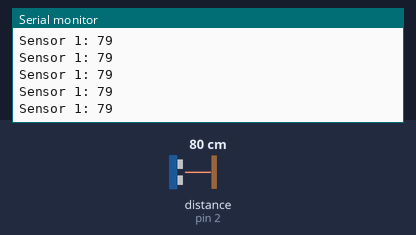
This sketch was run on a simulated Arduino Uno, built with avr-gcc and run on an emulated ATmega328P. On the bench: the last lines printed to the serial monitor. Wiring (inferred from the names in the program): ultrasonic range finder: trigger pin 3; echo pin 2. The test bench sets the inputs (shaded band); at power-on: distance to the obstacle (sensor on pin 2) 80 cm. The echo pulse lasts 58.3 µs per cm.

Above: at 2.2 s.
2.3 s: distance to the obstacle (sensor on pin 2) set to 2 cm
At 2.9 s:
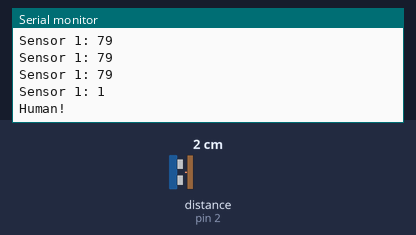
3.9 s: distance to the obstacle (sensor on pin 2) set to 4 cm
At 3.91 s:
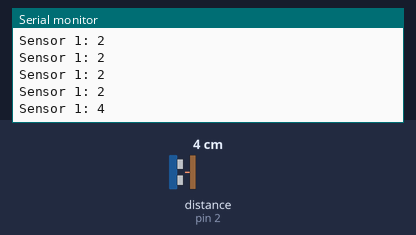
5.4 s: distance to the obstacle (sensor on pin 2) set to 35 cm
At 5.42 s:
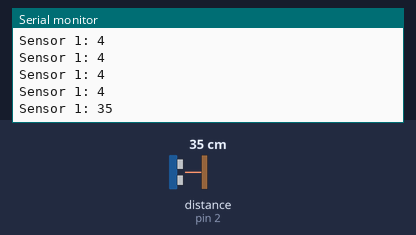
Timing chart, 0 to 8.4 s (numbered marks = the images above; inputs shaded):
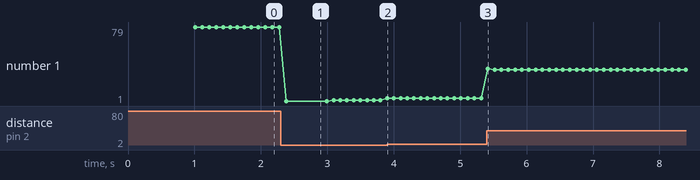

Measured:
- after the input at 2.3 s, the serial monitor: prints a new line after 0.08 s (image 1)
- after the input at 3.9 s, the serial monitor: prints a new line at once (image 2)
- after the input at 5.4 s, the serial monitor: prints a new line at once (image 3)
- plotted number 1: 79 → 2 after the input at 2.3 s, 2 → 4 after the input at 3.9 s, 4 → 34 after the input at 5.4 s

The sketch:

ultrasonic.ino.ino
```cpp
#include "SoftwareSerial.h"

#define trigPin1 3
#define echoPin1 2

//#define trigPin2 6
//#define echoPin2 7
//
//#define trigPin3 11
//#define echoPin3 10
//
//#define trigPin4 4//number
//#define echoPin4 5//number

#define humanheight 20 //dist in cm

SoftwareSerial mySerial(10, 11);
//boolean isPlaying = false;
long distance = 0;
long distanceOld = 0;

# define Start_Byte 0x7E
# define Version_Byte 0xFF
# define Command_Length 0x06
# define End_Byte 0xEF
# define Acknowledge 0x00 //Returns info with command 0x41 [0x01: info, 0x00: no info]

int getDistance(int trigger, int echo){
  long duration; //new long type called duration
  long distance; // new long called distance
  long distanceOld;

  digitalWrite(trigger, LOW); //trigger OFF
  delayMicroseconds(2); //wait very short time
  digitalWrite(trigger, HIGH); //trigger ON
  delayMicroseconds(10); // keep the trigger on for 10 microseconds
  digitalWrite(trigger, LOW); //turn trigger back off
  duration = pulseIn(echo, HIGH); //pulse in returns a time value of how long it takes to see signal on echo pin
  distance = (duration/2) / 29.1; //duration to distance speed of sound math

  //Serial.println(distance);
  return(distance);
}

//*********mp3 player functions
//void playFirst()
//{
//  execute_CMD(0x3F, 0, 0);
//  delay(500);
//  setVolume(0x30);
//  delay(500);
//  //execute_CMD(0x11,0,0x00);
//  delay(500);
//}

void play()
{
  execute_CMD(0x0D,0,1);
  delay(500);
}

void pause()
{
  execute_CMD(0x0E,0,0);
  delay(500);
}

void setVolume(int volume)
{
  execute_CMD(0x06, 0, volume); // Set the volume (0x00~0x30)
  delay(2000);
}

//void setPlayback(int mode)
//{
//  execute_CMD(0x08, 0, mode);
//  delay(500);
//}
//
//void setRepeat()
//{
//  execute_CMD(0x11, 0, 0);
//  delay(500);
//}


//void DFRobotDFPlayerMini::enableLoopAll(){
//
//  sendStack(0x11, 0x01);
//
//}
//
//
//
//void DFRobotDFPlayerMini::disableLoopAll(){
//
//  sendStack(0x11, 0x00);
//
//}

void execute_CMD(byte CMD, byte Par1, byte Par2)
  // Excecute the command and parameters
  {
  // Calculate the checksum (2 bytes)
  word checksum = -(Version_Byte + Command_Length + CMD + Acknowledge + Par1 + Par2);
  // Build the command line
  byte Command_line[10] = { Start_Byte, Version_Byte, Command_Length, CMD, Acknowledge,
  Par1, Par2, highByte(checksum), lowByte(checksum), End_Byte};
  //Send the command line to the module
  for (byte k=0; k<10; k++)
  {
    mySerial.write( Command_line[k]);
  }
  }
//*******end mp3 player functions

void setup() {
  // put your setup code here, to run once:
  Serial.begin(9600);
  pinMode(trigPin1, OUTPUT);
  pinMode(echoPin1, INPUT);
//  pinMode(trigPin2, OUTPUT);
//  pinMode(echoPin2, INPUT);
//  pinMode(trigPin3, OUTPUT);
//  pinMode(echoPin3, INPUT);
//  pinMode(trigPin4, OUTPUT);
//  pinMode(echoPin4,INPUT);


  mySerial.begin (9600);
  delay(500);
  //setPlayback(2);
  //setRepeat();
  //playFirst();
  play();
  //isPlaying = true;
}

void loop() {
  distanceOld = distance;

  // put your main code here, to run repeatedly:
  Serial.print("Sensor 1: ");
  distance = getDistance(trigPin1, echoPin1);
  Serial.println(distance);
  delay(100);
//  Serial.print("Sensor 2: ");
//  Serial.println( getDistance(trigPin2, echoPin2) );
//  delay(100);
//  Serial.print("Sensor 3: ");
//  Serial.println( getDistance(trigPin3, echoPin3) );
//  delay(100);
//  Serial.print("Sensor 4: ");
//  Serial.println( getDistance(trigPin4, echoPin4) );
//  delay(100);

  if(distance <= distanceOld - humanheight) //human detected
  {
    //pause();
    Serial.print("Human!");
    play();
    //isPlaying = true;
  }
  //assume not automatically repeating tracks TO TEST

}// loop end
```
